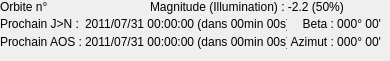
    <widget class="QWidget" name="pageAOS1">
     <widget class="QWidget" name="formLayoutWidget_24">
      <property name="geometry">
       <rect>
        <x>0</x>
        <y>0</y>
        <width>381</width>
        <height>21</height>
       </rect>
      </property>
      <layout class="QFormLayout" name="formLayout_orbiteMagn1">
       <property name="horizontalSpacing">
        <number>3</number>
       </property>
       <property name="verticalSpacing">
        <number>1</number>
       </property>
       <item row="0" column="0">
        <widget class="QLabel" name="orbiteSat1">
         <property name="minimumSize">
          <size>
           <width>147</width>
           <height>0</height>
          </size>
         </property>
         <property name="text">
          <string>Orbite n°</string>
         </property>
        </widget>
       </item>
       <item row="0" column="1">
        <widget class="QLabel" name="magnitudeSat">
         <property name="font">
          <font/>
         </property>
         <property name="mouseTracking">
          <bool>true</bool>
         </property>
         <property name="text">
          <string notr="true">Magnitude (Illumination) : -2.2 (50%)</string>
         </property>
        </widget>
       </item>
      </layout>
     </widget>
     <widget class="QWidget" name="gridLayoutWidget_9">
      <property name="geometry">
       <rect>
        <x>0</x>
        <y>17</y>
        <width>381</width>
        <height>35</height>
       </rect>
      </property>
      <layout class="QGridLayout" name="gridLayout_AOS1" rowstretch="0,1" columnstretch="0,1,1">
       <property name="topMargin">
        <number>0</number>
       </property>
       <property name="rightMargin">
        <number>0</number>
       </property>
       <property name="bottomMargin">
        <number>0</number>
       </property>
       <property name="horizontalSpacing">
        <number>3</number>
       </property>
       <property name="verticalSpacing">
        <number>0</number>
       </property>
       <item row="1" column="0">
        <widget class="QLabel" name="lbl_prochainAOS1">
         <property name="font">
          <font/>
         </property>
         <property name="text">
          <string notr="true">Prochain AOS :</string>
         </property>
        </widget>
       </item>
       <item row="1" column="1">
        <widget class="QLabel" name="dateAOS1">
         <property name="font">
          <font/>
         </property>
         <property name="mouseTracking">
          <bool>true</bool>
         </property>
         <property name="text">
          <string notr="true">2011/07/31 00:00:00 (dans 00min 00s).</string>
         </property>
        </widget>
       </item>
       <item row="1" column="2">
        <widget class="QLabel" name="lbl_azimut1">
         <property name="text">
          <string notr="true">Azimut : 000° 00'</string>
         </property>
         <property name="alignment">
          <set>Qt::AlignRight|Qt::AlignTrailing|Qt::AlignVCenter</set>
         </property>
        </widget>
       </item>
       <item row="0" column="2">
        <widget class="QLabel" name="lbl_beta1">
         <property name="text">
          <string notr="true">Beta : 000° 00'</string>
         </property>
         <property name="alignment">
          <set>Qt::AlignRight|Qt::AlignTrailing|Qt::AlignVCenter</set>
         </property>
        </widget>
       </item>
       <item row="0" column="1">
        <widget class="QLabel" name="dateJN">
         <property name="font">
          <font/>
         </property>
         <property name="mouseTracking">
          <bool>true</bool>
         </property>
         <property name="text">
          <string notr="true">2011/07/31 00:00:00 (dans 00min 00s).</string>
         </property>
        </widget>
       </item>
       <item row="0" column="0">
        <widget class="QLabel" name="lbl_prochainJN">
         <property name="font">
          <font/>
         </property>
         <property name="text">
          <string notr="true">Prochain J&gt;N :</string>
         </property>
        </widget>
       </item>
      </layout>
     </widget>
    </widget>
